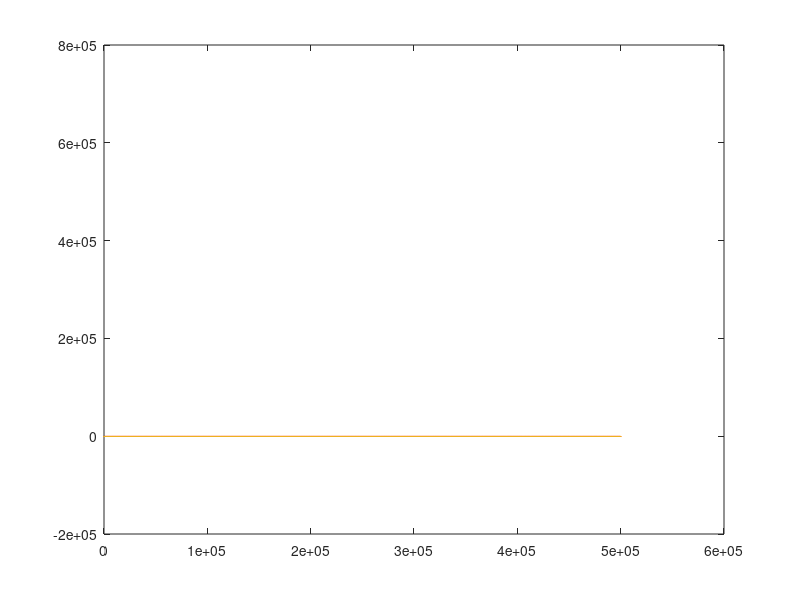

Reproduce this figure in MATLAB.
 clear
 clc
 t=0:1e-3:500;
 wt=t*2*pi*50;
file(:,1)=wt';
const=400*sqrt(2/3);
file(:,3)=const*sin(file(:,1));
file(:,4)=const*sin(file(:,1)-2*pi/3);
file(:,5)=const*sin(file(:,1)+2*pi/3);
i=1;
time=now();
for t=0:1e-3:500;
file(i,1)=i;
t1= addtodate(time, t, 'second');
file(i,2)=t1;%datestr(t1,'mmmm dd, yyyy HH:MM:SS.FFF AM');
i++;
endfor

%rows(file)
A=randi([0 1],rows(file),8);
file=[file,A];


 plot(file(:,1),file(:,2))
 hold on
 plot(file(:,1),file(:,3))
 plot(file(:,1),file(:,4))

 %t = datenum('06-Jul-2020 23:00:00');
%datestr(t)

%t= addtodate(t, 1, 'millisecond');
%datestr(now,'mmmm dd, yyyy HH:MM:SS.FFF AM')